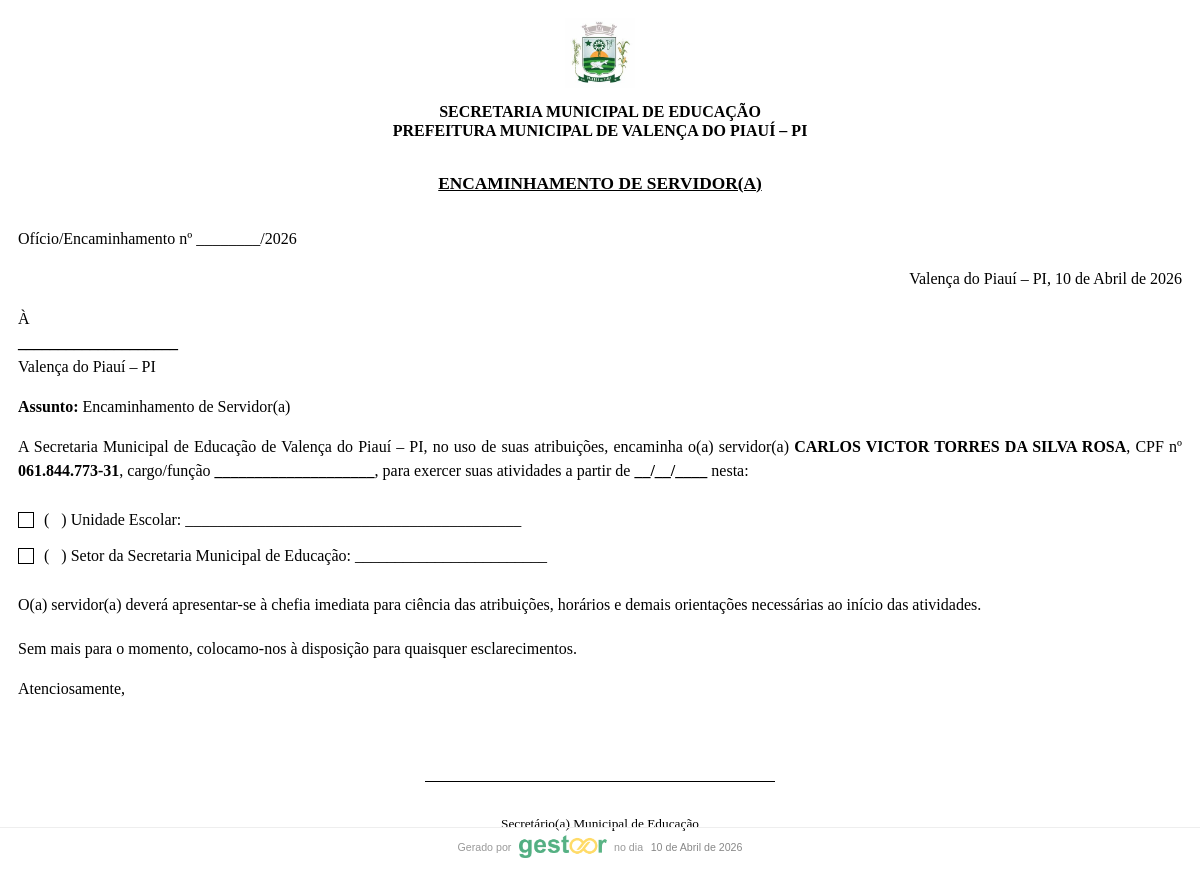
The app's page /imprimir_encaminhamento/1 (signed in), older data.
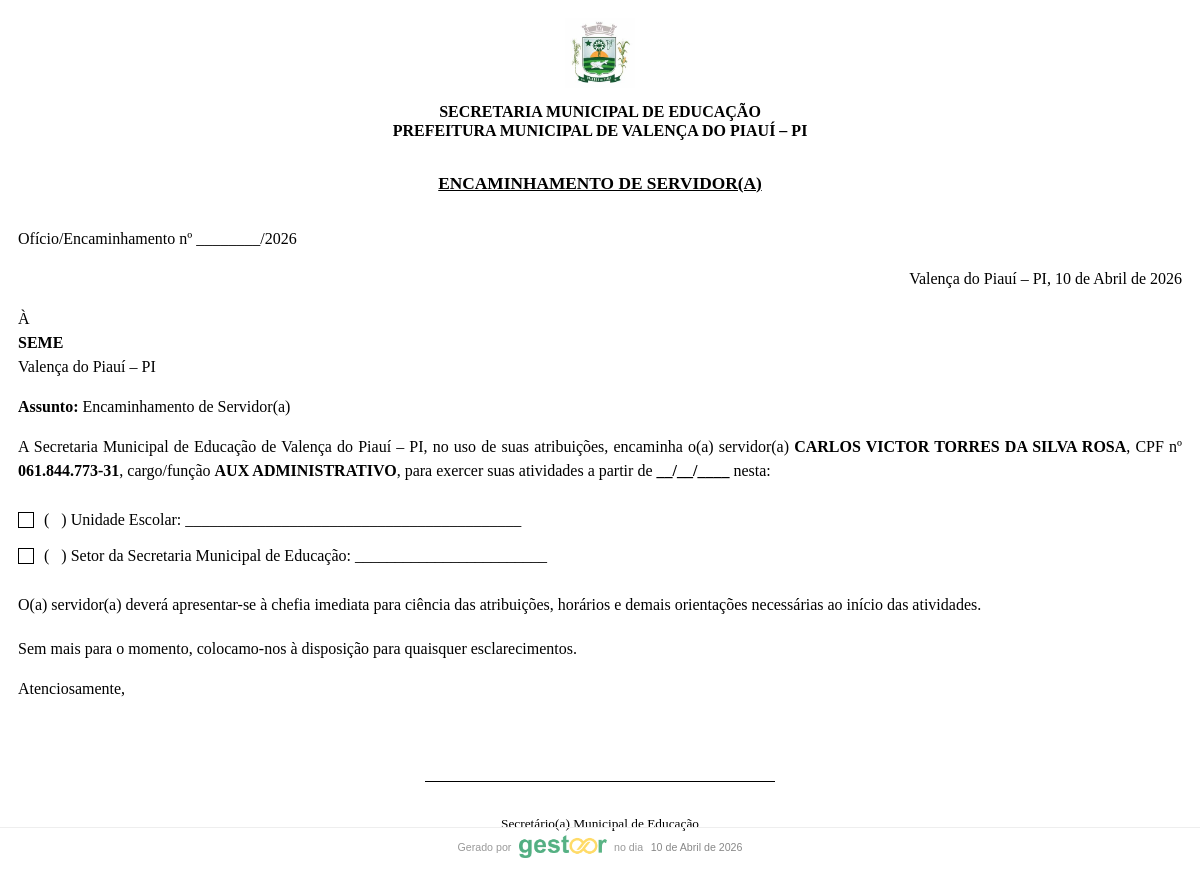
The same page, newer data.
### app.py (models this page shows)
class Funcionario(db.Model):
    id = db.Column(db.Integer, primary_key=True)
    token_validacao = db.Column(db.String(36), unique=True, nullable=False, default=lambda: str(uuid.uuid4()))
    validado = db.Column(db.Boolean, default=False)
    secretaria_id = db.Column(db.Integer, db.ForeignKey('secretaria.id'), nullable=False)
    criado_por = db.Column(db.Integer, db.ForeignKey('user.id'))
    data_criacao = db.Column(db.DateTime, default=datetime.utcnow)
    foi_indicacao = db.Column(db.Boolean, default=False)
    padrinho_id = db.Column(db.Integer, db.ForeignKey('padrinho.id'), nullable=True)
    padrinho = db.relationship('Padrinho', backref='indicados')
    crianca_assistida = db.Column(db.String(150), nullable=True)
    nome = db.Column(db.String(150), nullable=False)
    num_vinculo = db.Column(db.String(50))
    cpf = db.Column(db.String(14))
    rg = db.Column(db.String(20))
    data_expedicao_rg = db.Column(db.Date)
    data_nasc = db.Column(db.Date)
    pis = db.Column(db.String(20))
    titulo_eleitor = db.Column(db.String(20))
    zona_eleitoral = db.Column(db.String(10))
    secao_eleitoral = db.Column(db.String(10))
    mae = db.Column(db.String(150))
    nacionalidade = db.Column(db.String(50))
    estado_civil = db.Column(db.String(50))
    telefone = db.Column(db.String(20))
    email = db.Column(db.String(100))
    endereco = db.Column(db.String(200))
    funcao_id = db.Column(db.Integer, db.ForeignKey('funcao.id'))
    funcao = db.relationship('Funcao', backref='funcionarios')
    local_trabalho_id = db.Column(db.Integer, db.ForeignKey('local_trabalho.id'))
    local_trabalho = db.relationship('LocalTrabalho', backref='funcionarios')
    lotacao = db.Column(db.String(100))
    tipo_vinculo = db.Column(db.String(50))
    classe = db.Column(db.String(50))
    contracheque = db.Column(db.String(50))
    remuneracao = db.Column(db.String(20))
    jornada_trabalho = db.Column(db.String(50))
    dt_inicio = db.Column(db.Date)
    dt_termino = db.Column(db.Date)
    banco = db.Column(db.String(50))
    agencia = db.Column(db.String(20))
    conta = db.Column(db.String(20))
    tipo_conta = db.Column(db.String(20))

class LocalTrabalho(db.Model):
    id = db.Column(db.Integer, primary_key=True)
    nome = db.Column(db.String(100), unique=True, nullable=False)

class Funcao(db.Model):
    id = db.Column(db.Integer, primary_key=True)
    nome = db.Column(db.String(100), unique=True, nullable=False)

### app.py (the view)
@app.route('/imprimir_encaminhamento/<int:id>')
@login_required
def imprimir_encaminhamento(id):
    funcionario = db.session.get(Funcionario, id)
    if not funcionario:
        return "Funcionário não encontrado", 404
    hoje = datetime.now()
    meses = ["Janeiro", "Fevereiro", "Março", "Abril", "Maio", "Junho", "Julho", "Agosto", "Setembro", "Outubro", "Novembro", "Dezembro"]
    data_extenso = f"{hoje.day} de {meses[hoje.month - 1]} de {hoje.year}"
    return render_template('encaminhamento.html',
                           funcionario=funcionario,
                           data_extenso=data_extenso,
                           ano=hoje.year)

### app.py (called while the page is built)
@login_manager.user_loader
def load_user(user_id):
    return User.query.get(int(user_id))

@app.context_processor
def inject_global_data():
    data = {'pending_count': 0, 'notifications': []}
    if current_user.is_authenticated:
        if current_user.role == 'admin' or getattr(current_user, 'is_admin', False):
            try:
                data['pending_count'] = Funcionario.query.filter_by(validado=False).count()
            except:
                pass
        try:
            data['notifications'] = LogAuditoria.query.order_by(LogAuditoria.data_hora.desc()).limit(5).all()
        except:
            pass
    return data

### templates/encaminhamento.html (shortened to what this page needs)
<!DOCTYPE html>
<html lang="pt-BR">
<head>
</head>
<body>
    <div class="header">
        <img src="{{ url_for('static', filename='logo.jpg') }}" alt="Brasão"> <br>
        SECRETARIA MUNICIPAL DE EDUCAÇÃO <br>
        PREFEITURA MUNICIPAL DE VALENÇA DO PIAUÍ – PI
    </div>
    <div class="title">ENCAMINHAMENTO DE SERVIDOR(A)</div>
    <p>Ofício/Encaminhamento nº ________/{{ ano }}</p>
    <p style="text-align: right;">Valença do Piauí – PI, {{ data_extenso }}</p>
    <p>À <br> <strong>{{ funcionario.local_trabalho.nome if funcionario.local_trabalho else '____________________' }}</strong> <br> Valença do Piauí – PI</p>
    <p><strong>Assunto:</strong> Encaminhamento de Servidor(a)</p>
    <div class="content">
        A Secretaria Municipal de Educação de Valença do Piauí – PI, no uso de suas atribuições, encaminha o(a) servidor(a) <strong>{{ funcionario.nome }}</strong>, CPF nº <strong>{{ funcionario.cpf }}</strong>, cargo/função <strong>{{ funcionario.funcao.nome if funcionario.funcao else '____________________' }}</strong>, para exercer suas atividades a partir de <strong>{% if funcionario.dt_inicio %}{{ funcionario.dt_inicio.strftime('%d/%m/%Y') }}{% else %}__/__/____{% endif %}</strong> nesta:
    </div>
    <div class="checkbox-group">
        <div class="checkbox-item"><div class="box"></div> ( &nbsp; ) Unidade Escolar: __________________________________________</div>
        <div class="checkbox-item"><div class="box"></div> ( &nbsp; ) Setor da Secretaria Municipal de Educação: ________________________</div>
    </div>
    <p class="content">O(a) servidor(a) deverá apresentar-se à chefia imediata para ciência das atribuições, horários e demais orientações necessárias ao início das atividades.</p>
    <p>Sem mais para o momento, colocamo-nos à disposição para quaisquer esclarecimentos.</p>
    <p>Atenciosamente,</p>
    <div class="signature-section">
        <div class="line"></div>
        <strong></strong> <br>
        <span style="font-size: 10pt;">Secretário(a) Municipal de Educação</span>
    </div>
    <br>
<div class="pdf-footer-gestoor">
        <span>Gerado por</span>
        <img src="{{ url_for('static', filename='logo.png') }}" alt="Logo Gestoor">
        <span>no dia</span>
        <span class="date-text">{{ data_extenso }}</span>
    </div>
</body>
</html>

### templates/encaminhamento.html (style rules this page uses)
body { font-family: 'Times New Roman', serif; line-height: 1.5; color: #000; font-size: 12pt; padding: 10px; }
.header { text-align: center; font-weight: bold; margin-bottom: 30px; line-height: 1.2; }
.header img { height: 70px; margin-bottom: 10px; }
.title { text-align: center; font-size: 13pt; font-weight: bold; text-decoration: underline; margin-bottom: 30px; margin-top: 20px; }
.content { text-align: justify; margin-bottom: 20px; }
.checkbox-group { margin: 25px 0; }
.checkbox-item { margin-bottom: 12px; display: flex; align-items: center; }
.box { width: 14px; height: 14px; border: 1px solid #000; display: inline-block; margin-right: 10px; }
.signature-section { margin-top: 80px; text-align: center; }
.line { border-top: 1px solid #000; width: 350px; margin: 0 auto 5px auto; }
.pdf-footer-gestoor { position: fixed; bottom: 5mm; left: 0; right: 0; padding-top: 2mm; border-top: 0.5px solid #eee; display: flex; align-items: center; justify-content: center; gap: 2mm; text-align: center; font-family: Arial, sans-serif; }
.pdf-footer-gestoor span { font-size: 8pt; color: #999; }
.pdf-footer-gestoor img { height: 6mm; width: auto; opacity: 0.7; }
.pdf-footer-gestoor .date-text { color: #888; }

Row changes from the older to the newer data that the page shows:
added LocalTrabalho: local_trabalho "SEME"
added Funcao: funcao "AUX ADMINISTRATIVO"
Text that changed along with them:
text no longer shown: "____________________ ____________________"
